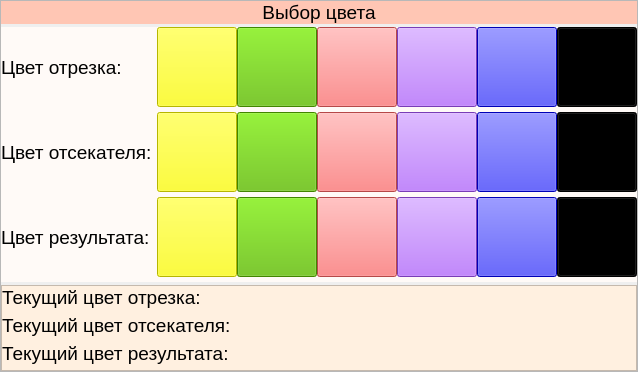
        <widget class="QFrame" name="frame">
         <property name="sizePolicy">
          <sizepolicy hsizetype="Preferred" vsizetype="Expanding">
           <horstretch>0</horstretch>
           <verstretch>0</verstretch>
          </sizepolicy>
         </property>
         <property name="font">
          <font>
           <pointsize>14</pointsize>
          </font>
         </property>
         <property name="frameShape">
          <enum>QFrame::StyledPanel</enum>
         </property>
         <property name="frameShadow">
          <enum>QFrame::Raised</enum>
         </property>
         <layout class="QVBoxLayout" name="verticalLayout_10">
          <property name="spacing">
           <number>3</number>
          </property>
          <property name="leftMargin">
           <number>0</number>
          </property>
          <property name="topMargin">
           <number>0</number>
          </property>
          <property name="rightMargin">
           <number>0</number>
          </property>
          <property name="bottomMargin">
           <number>0</number>
          </property>
          <item>
           <widget class="QLabel" name="label_2">
            <property name="sizePolicy">
             <sizepolicy hsizetype="Preferred" vsizetype="Fixed">
              <horstretch>0</horstretch>
              <verstretch>0</verstretch>
             </sizepolicy>
            </property>
            <property name="font">
             <font>
              <pointsize>14</pointsize>
             </font>
            </property>
            <property name="styleSheet">
             <string notr="true">background-color: rgb(255, 198, 180);</string>
            </property>
            <property name="text">
             <string>Выбор цвета</string>
            </property>
            <property name="alignment">
             <set>Qt::AlignCenter</set>
            </property>
           </widget>
          </item>
          <item>
           <widget class="QFrame" name="color">
            <property name="sizePolicy">
             <sizepolicy hsizetype="Preferred" vsizetype="Fixed">
              <horstretch>0</horstretch>
              <verstretch>0</verstretch>
             </sizepolicy>
            </property>
            <property name="font">
             <font>
              <pointsize>14</pointsize>
             </font>
            </property>
            <property name="styleSheet">
             <string notr="true">background-color: rgb(255, 250, 247);</string>
            </property>
            <layout class="QHBoxLayout" name="horizontalLayout_5">
             <property name="spacing">
              <number>0</number>
             </property>
             <property name="leftMargin">
              <number>0</number>
             </property>
             <property name="topMargin">
              <number>0</number>
             </property>
             <property name="rightMargin">
              <number>0</number>
             </property>
             <property name="bottomMargin">
              <number>5</number>
             </property>
             <item>
              <layout class="QVBoxLayout" name="verticalLayout_8">
               <property name="spacing">
                <number>5</number>
               </property>
               <item>
                <widget class="QLabel" name="label_3">
                 <property name="sizePolicy">
                  <sizepolicy hsizetype="MinimumExpanding" vsizetype="Preferred">
                   <horstretch>0</horstretch>
                   <verstretch>0</verstretch>
                  </sizepolicy>
                 </property>
                 <property name="font">
                  <font>
                   <pointsize>14</pointsize>
                  </font>
                 </property>
                 <property name="text">
                  <string>Цвет отрезка: </string>
                 </property>
                </widget>
               </item>
               <item>
                <widget class="QLabel" name="label_5">
                 <property name="sizePolicy">
                  <sizepolicy hsizetype="MinimumExpanding" vsizetype="Preferred">
                   <horstretch>0</horstretch>
                   <verstretch>0</verstretch>
                  </sizepolicy>
                 </property>
                 <property name="font">
                  <font>
                   <pointsize>14</pointsize>
                  </font>
                 </property>
                 <property name="text">
                  <string>Цвет отсекателя: </string>
                 </property>
                </widget>
               </item>
               <item>
                <widget class="QLabel" name="label_6">
                 <property name="sizePolicy">
                  <sizepolicy hsizetype="MinimumExpanding" vsizetype="Preferred">
                   <horstretch>0</horstretch>
                   <verstretch>0</verstretch>
                  </sizepolicy>
                 </property>
                 <property name="font">
                  <font>
                   <pointsize>14</pointsize>
                  </font>
                 </property>
                 <property name="text">
                  <string>Цвет результата: </string>
                 </property>
                </widget>
               </item>
              </layout>
             </item>
             <item>
              <layout class="QVBoxLayout" name="verticalLayout_9">
               <property name="spacing">
                <number>5</number>
               </property>
               <property name="bottomMargin">
                <number>0</number>
               </property>
               <item>
                <layout class="QHBoxLayout" name="horizontalLayout_10">
                 <property name="spacing">
                  <number>0</number>
                 </property>
                 <property name="topMargin">
                  <number>0</number>
                 </property>
                 <property name="bottomMargin">
                  <number>0</number>
                 </property>
                 <item>
                  <widget class="QToolButton" name="yellow_btn_line">
                   <property name="sizePolicy">
                    <sizepolicy hsizetype="Preferred" vsizetype="Preferred">
                     <horstretch>0</horstretch>
                     <verstretch>0</verstretch>
                    </sizepolicy>
                   </property>
                   <property name="minimumSize">
                    <size>
                     <width>80</width>
                     <height>80</height>
                    </size>
                   </property>
                   <property name="font">
                    <font>
                     <pointsize>14</pointsize>
                    </font>
                   </property>
                   <property name="styleSheet">
                    <string notr="true">background-color: rgb(255, 255, 0);</string>
                   </property>
                   <property name="text">
                    <string/>
                   </property>
                  </widget>
                 </item>
                 <item>
                  <widget class="QToolButton" name="green_btn_line">
                   <property name="sizePolicy">
                    <sizepolicy hsizetype="Preferred" vsizetype="Preferred">
                     <horstretch>0</horstretch>
                     <verstretch>0</verstretch>
                    </sizepolicy>
                   </property>
                   <property name="minimumSize">
                    <size>
                     <width>80</width>
                     <height>80</height>
                    </size>
                   </property>
                   <property name="font">
                    <font>
                     <pointsize>14</pointsize>
                    </font>
                   </property>
                   <property name="styleSheet">
                    <string notr="true">background-color: rgb(93, 186, 0);</string>
                   </property>
                   <property name="text">
                    <string/>
                   </property>
                  </widget>
                 </item>
                 <item>
                  <widget class="QToolButton" name="red_btn_line">
                   <property name="sizePolicy">
                    <sizepolicy hsizetype="Preferred" vsizetype="Preferred">
                     <horstretch>0</horstretch>
                     <verstretch>0</verstretch>
                    </sizepolicy>
                   </property>
                   <property name="minimumSize">
                    <size>
                     <width>80</width>
                     <height>80</height>
                    </size>
                   </property>
                   <property name="font">
                    <font>
                     <pointsize>14</pointsize>
                    </font>
                   </property>
                   <property name="styleSheet">
                    <string notr="true">background-color: rgb(255, 101, 101);</string>
                   </property>
                   <property name="text">
                    <string/>
                   </property>
                  </widget>
                 </item>
                 <item>
                  <widget class="QToolButton" name="purple_btn_line">
                   <property name="sizePolicy">
                    <sizepolicy hsizetype="Preferred" vsizetype="Preferred">
                     <horstretch>0</horstretch>
                     <verstretch>0</verstretch>
                    </sizepolicy>
                   </property>
                   <property name="minimumSize">
                    <size>
                     <width>80</width>
                     <height>80</height>
                    </size>
                   </property>
                   <property name="font">
                    <font>
                     <pointsize>14</pointsize>
                    </font>
                   </property>
                   <property name="styleSheet">
                    <string notr="true">background-color: rgb(170, 85, 255);</string>
                   </property>
                   <property name="text">
                    <string/>
                   </property>
                  </widget>
                 </item>
                 <item>
                  <widget class="QToolButton" name="blue_btn_line">
                   <property name="sizePolicy">
                    <sizepolicy hsizetype="Preferred" vsizetype="Preferred">
                     <horstretch>0</horstretch>
                     <verstretch>0</verstretch>
                    </sizepolicy>
                   </property>
                   <property name="minimumSize">
                    <size>
                     <width>80</width>
                     <height>80</height>
                    </size>
                   </property>
                   <property name="font">
                    <font>
                     <pointsize>14</pointsize>
                    </font>
                   </property>
                   <property name="styleSheet">
                    <string notr="true">background-color: rgb(0, 0, 255);</string>
                   </property>
                   <property name="text">
                    <string/>
                   </property>
                  </widget>
                 </item>
                 <item>
                  <widget class="QToolButton" name="black_btn_line">
                   <property name="sizePolicy">
                    <sizepolicy hsizetype="Preferred" vsizetype="Preferred">
                     <horstretch>0</horstretch>
                     <verstretch>0</verstretch>
                    </sizepolicy>
                   </property>
                   <property name="minimumSize">
                    <size>
                     <width>80</width>
                     <height>80</height>
                    </size>
                   </property>
                   <property name="font">
                    <font>
                     <pointsize>14</pointsize>
                    </font>
                   </property>
                   <property name="styleSheet">
                    <string notr="true">background-color: rgb(0, 0, 0);</string>
                   </property>
                   <property name="text">
                    <string/>
                   </property>
                  </widget>
                 </item>
                </layout>
               </item>
               <item>
                <layout class="QHBoxLayout" name="horizontalLayout_11">
                 <property name="spacing">
                  <number>0</number>
                 </property>
                 <property name="topMargin">
                  <number>0</number>
                 </property>
                 <property name="bottomMargin">
                  <number>0</number>
                 </property>
                 <item>
                  <widget class="QToolButton" name="yellow_btn_clipper">
                   <property name="sizePolicy">
                    <sizepolicy hsizetype="Preferred" vsizetype="Preferred">
                     <horstretch>0</horstretch>
                     <verstretch>0</verstretch>
                    </sizepolicy>
                   </property>
                   <property name="minimumSize">
                    <size>
                     <width>80</width>
                     <height>80</height>
                    </size>
                   </property>
                   <property name="font">
                    <font>
                     <pointsize>14</pointsize>
                    </font>
                   </property>
                   <property name="styleSheet">
                    <string notr="true">background-color: rgb(255, 255, 0);</string>
                   </property>
                   <property name="text">
                    <string/>
                   </property>
                  </widget>
                 </item>
                 <item>
                  <widget class="QToolButton" name="green_btn_clipper">
                   <property name="sizePolicy">
                    <sizepolicy hsizetype="Preferred" vsizetype="Preferred">
                     <horstretch>0</horstretch>
                     <verstretch>0</verstretch>
                    </sizepolicy>
                   </property>
                   <property name="minimumSize">
                    <size>
                     <width>80</width>
                     <height>80</height>
                    </size>
                   </property>
                   <property name="font">
                    <font>
                     <pointsize>14</pointsize>
                    </font>
                   </property>
                   <property name="styleSheet">
                    <string notr="true">background-color: rgb(93, 186, 0);</string>
                   </property>
                   <property name="text">
                    <string/>
                   </property>
                  </widget>
                 </item>
                 <item>
                  <widget class="QToolButton" name="red_btn_clipper">
                   <property name="sizePolicy">
                    <sizepolicy hsizetype="Preferred" vsizetype="Preferred">
                     <horstretch>0</horstretch>
                     <verstretch>0</verstretch>
                    </sizepolicy>
                   </property>
                   <property name="minimumSize">
                    <size>
                     <width>80</width>
                     <height>80</height>
                    </size>
                   </property>
                   <property name="font">
                    <font>
                     <pointsize>14</pointsize>
                    </font>
                   </property>
                   <property name="styleSheet">
                    <string notr="true">background-color: rgb(255, 101, 101);</string>
                   </property>
                   <property name="text">
                    <string/>
                   </property>
                  </widget>
                 </item>
                 <item>
                  <widget class="QToolButton" name="purple_btn_clipper">
                   <property name="sizePolicy">
                    <sizepolicy hsizetype="Preferred" vsizetype="Preferred">
                     <horstretch>0</horstretch>
                     <verstretch>0</verstretch>
                    </sizepolicy>
                   </property>
                   <property name="minimumSize">
                    <size>
                     <width>80</width>
                     <height>80</height>
                    </size>
                   </property>
                   <property name="font">
                    <font>
                     <pointsize>14</pointsize>
                    </font>
                   </property>
                   <property name="styleSheet">
                    <string notr="true">background-color: rgb(170, 85, 255);</string>
                   </property>
                   <property name="text">
                    <string/>
                   </property>
                  </widget>
                 </item>
                 <item>
                  <widget class="QToolButton" name="blue_btn_clipper">
                   <property name="sizePolicy">
                    <sizepolicy hsizetype="Preferred" vsizetype="Preferred">
                     <horstretch>0</horstretch>
                     <verstretch>0</verstretch>
                    </sizepolicy>
                   </property>
                   <property name="minimumSize">
                    <size>
                     <width>80</width>
                     <height>80</height>
                    </size>
                   </property>
                   <property name="font">
                    <font>
                     <pointsize>14</pointsize>
                    </font>
                   </property>
                   <property name="styleSheet">
                    <string notr="true">background-color: rgb(0, 0, 255);</string>
                   </property>
                   <property name="text">
                    <string/>
                   </property>
                  </widget>
                 </item>
                 <item>
                  <widget class="QToolButton" name="black_btn_clipper">
                   <property name="sizePolicy">
                    <sizepolicy hsizetype="Preferred" vsizetype="Preferred">
                     <horstretch>0</horstretch>
                     <verstretch>0</verstretch>
                    </sizepolicy>
                   </property>
                   <property name="minimumSize">
                    <size>
                     <width>80</width>
                     <height>80</height>
                    </size>
                   </property>
                   <property name="font">
                    <font>
                     <pointsize>14</pointsize>
                    </font>
                   </property>
                   <property name="styleSheet">
                    <string notr="true">background-color: rgb(0, 0, 0);</string>
                   </property>
                   <property name="text">
                    <string/>
                   </property>
                  </widget>
                 </item>
                </layout>
               </item>
               <item>
                <layout class="QHBoxLayout" name="horizontalLayout_12">
                 <property name="spacing">
                  <number>0</number>
                 </property>
                 <property name="topMargin">
                  <number>0</number>
                 </property>
                 <property name="bottomMargin">
                  <number>0</number>
                 </property>
                 <item>
                  <widget class="QToolButton" name="yellow_btn_res">
                   <property name="sizePolicy">
                    <sizepolicy hsizetype="Preferred" vsizetype="Preferred">
                     <horstretch>0</horstretch>
                     <verstretch>0</verstretch>
                    </sizepolicy>
                   </property>
                   <property name="minimumSize">
                    <size>
                     <width>80</width>
                     <height>80</height>
                    </size>
                   </property>
                   <property name="font">
                    <font>
                     <pointsize>14</pointsize>
                    </font>
                   </property>
                   <property name="styleSheet">
                    <string notr="true">background-color: rgb(255, 255, 0);</string>
                   </property>
                   <property name="text">
                    <string/>
                   </property>
                  </widget>
                 </item>
                 <item>
                  <widget class="QToolButton" name="green_btn_res">
                   <property name="sizePolicy">
                    <sizepolicy hsizetype="Preferred" vsizetype="Preferred">
                     <horstretch>0</horstretch>
                     <verstretch>0</verstretch>
                    </sizepolicy>
                   </property>
                   <property name="minimumSize">
                    <size>
                     <width>80</width>
                     <height>80</height>
                    </size>
                   </property>
                   <property name="font">
                    <font>
                     <pointsize>14</pointsize>
                    </font>
                   </property>
                   <property name="styleSheet">
                    <string notr="true">background-color: rgb(93, 186, 0);</string>
                   </property>
                   <property name="text">
                    <string/>
                   </property>
                  </widget>
                 </item>
                 <item>
                  <widget class="QToolButton" name="red_btn_res">
                   <property name="sizePolicy">
                    <sizepolicy hsizetype="Preferred" vsizetype="Preferred">
                     <horstretch>0</horstretch>
                     <verstretch>0</verstretch>
                    </sizepolicy>
                   </property>
                   <property name="minimumSize">
                    <size>
                     <width>80</width>
                     <height>80</height>
                    </size>
                   </property>
                   <property name="font">
                    <font>
                     <pointsize>14</pointsize>
                    </font>
                   </property>
                   <property name="styleSheet">
                    <string notr="true">background-color: rgb(255, 101, 101);</string>
                   </property>
                   <property name="text">
                    <string/>
                   </property>
                  </widget>
                 </item>
                 <item>
                  <widget class="QToolButton" name="purple_btn_res">
                   <property name="sizePolicy">
                    <sizepolicy hsizetype="Preferred" vsizetype="Preferred">
                     <horstretch>0</horstretch>
                     <verstretch>0</verstretch>
                    </sizepolicy>
                   </property>
                   <property name="minimumSize">
                    <size>
                     <width>80</width>
                     <height>80</height>
                    </size>
                   </property>
                   <property name="font">
                    <font>
                     <pointsize>14</pointsize>
                    </font>
                   </property>
                   <property name="styleSheet">
                    <string notr="true">background-color: rgb(170, 85, 255);</string>
                   </property>
                   <property name="text">
                    <string/>
                   </property>
                  </widget>
                 </item>
                 <item>
                  <widget class="QToolButton" name="blue_btn_res">
                   <property name="sizePolicy">
                    <sizepolicy hsizetype="Preferred" vsizetype="Preferred">
                     <horstretch>0</horstretch>
                     <verstretch>0</verstretch>
                    </sizepolicy>
                   </property>
                   <property name="minimumSize">
                    <size>
                     <width>80</width>
                     <height>80</height>
                    </size>
                   </property>
                   <property name="font">
                    <font>
                     <pointsize>14</pointsize>
                    </font>
                   </property>
                   <property name="styleSheet">
                    <string notr="true">background-color: rgb(0, 0, 255);</string>
                   </property>
                   <property name="text">
                    <string/>
                   </property>
                  </widget>
                 </item>
                 <item>
                  <widget class="QToolButton" name="black_btn_res">
                   <property name="sizePolicy">
                    <sizepolicy hsizetype="Preferred" vsizetype="Preferred">
                     <horstretch>0</horstretch>
                     <verstretch>0</verstretch>
                    </sizepolicy>
                   </property>
                   <property name="minimumSize">
                    <size>
                     <width>80</width>
                     <height>80</height>
                    </size>
                   </property>
                   <property name="font">
                    <font>
                     <pointsize>14</pointsize>
                    </font>
                   </property>
                   <property name="styleSheet">
                    <string notr="true">background-color: rgb(0, 0, 0);</string>
                   </property>
                   <property name="text">
                    <string/>
                   </property>
                  </widget>
                 </item>
                </layout>
               </item>
              </layout>
             </item>
            </layout>
           </widget>
          </item>
          <item>
           <widget class="QFrame" name="frame_6">
            <property name="sizePolicy">
             <sizepolicy hsizetype="Preferred" vsizetype="Preferred">
              <horstretch>0</horstretch>
              <verstretch>0</verstretch>
             </sizepolicy>
            </property>
            <property name="font">
             <font>
              <pointsize>14</pointsize>
             </font>
            </property>
            <property name="styleSheet">
             <string notr="true">background-color: rgb(255, 240, 224);</string>
            </property>
            <property name="frameShape">
             <enum>QFrame::StyledPanel</enum>
            </property>
            <property name="frameShadow">
             <enum>QFrame::Raised</enum>
            </property>
            <layout class="QHBoxLayout" name="horizontalLayout_4">
             <property name="spacing">
              <number>0</number>
             </property>
             <property name="leftMargin">
              <number>0</number>
             </property>
             <property name="topMargin">
              <number>0</number>
             </property>
             <property name="rightMargin">
              <number>0</number>
             </property>
             <property name="bottomMargin">
              <number>5</number>
             </property>
             <item>
              <layout class="QVBoxLayout" name="verticalLayout">
               <property name="spacing">
                <number>5</number>
               </property>
               <item>
                <widget class="QLabel" name="label_17">
                 <property name="sizePolicy">
                  <sizepolicy hsizetype="Preferred" vsizetype="Preferred">
                   <horstretch>0</horstretch>
                   <verstretch>0</verstretch>
                  </sizepolicy>
                 </property>
                 <property name="font">
                  <font>
                   <pointsize>14</pointsize>
                  </font>
                 </property>
                 <property name="text">
                  <string>Текущий цвет отрезка: </string>
                 </property>
                </widget>
               </item>
               <item>
                <widget class="QLabel" name="label_18">
                 <property name="sizePolicy">
                  <sizepolicy hsizetype="Preferred" vsizetype="Preferred">
                   <horstretch>0</horstretch>
                   <verstretch>0</verstretch>
                  </sizepolicy>
                 </property>
                 <property name="font">
                  <font>
                   <pointsize>14</pointsize>
                  </font>
                 </property>
                 <property name="text">
                  <string>Текущий цвет отсекателя:  </string>
                 </property>
                </widget>
               </item>
               <item>
                <widget class="QLabel" name="label_19">
                 <property name="sizePolicy">
                  <sizepolicy hsizetype="Preferred" vsizetype="Preferred">
                   <horstretch>0</horstretch>
                   <verstretch>0</verstretch>
                  </sizepolicy>
                 </property>
                 <property name="font">
                  <font>
                   <pointsize>14</pointsize>
                  </font>
                 </property>
                 <property name="text">
                  <string>Текущий цвет результата:  </string>
                 </property>
                </widget>
               </item>
              </layout>
             </item>
             <item>
              <layout class="QVBoxLayout" name="verticalLayout_2">
               <property name="spacing">
                <number>5</number>
               </property>
               <item>
                <widget class="QLabel" name="color_line_show">
                 <property name="sizePolicy">
                  <sizepolicy hsizetype="Fixed" vsizetype="Preferred">
                   <horstretch>0</horstretch>
                   <verstretch>0</verstretch>
                  </sizepolicy>
                 </property>
                 <property name="minimumSize">
                  <size>
                   <width>75</width>
                   <height>0</height>
                  </size>
                 </property>
                 <property name="font">
                  <font>
                   <pointsize>14</pointsize>
                  </font>
                 </property>
                 <property name="styleSheet">
                  <string notr="true">border-color: rgb(0, 0, 0);</string>
                 </property>
                 <property name="text">
                  <string/>
                 </property>
                </widget>
               </item>
               <item>
                <widget class="QLabel" name="color_clipper_show">
                 <property name="sizePolicy">
                  <sizepolicy hsizetype="Fixed" vsizetype="Preferred">
                   <horstretch>0</horstretch>
                   <verstretch>0</verstretch>
                  </sizepolicy>
                 </property>
                 <property name="minimumSize">
                  <size>
                   <width>75</width>
                   <height>0</height>
                  </size>
                 </property>
                 <property name="font">
                  <font>
                   <pointsize>14</pointsize>
                  </font>
                 </property>
                 <property name="styleSheet">
                  <string notr="true">border-color: rgb(0, 0, 0);</string>
                 </property>
                 <property name="text">
                  <string/>
                 </property>
                </widget>
               </item>
               <item>
                <widget class="QLabel" name="color_res_show">
                 <property name="sizePolicy">
                  <sizepolicy hsizetype="Fixed" vsizetype="Preferred">
                   <horstretch>0</horstretch>
                   <verstretch>0</verstretch>
                  </sizepolicy>
                 </property>
                 <property name="minimumSize">
                  <size>
                   <width>75</width>
                   <height>0</height>
                  </size>
                 </property>
                 <property name="font">
                  <font>
                   <pointsize>14</pointsize>
                  </font>
                 </property>
                 <property name="styleSheet">
                  <string notr="true">border-color: rgb(0, 0, 0);</string>
                 </property>
                 <property name="text">
                  <string/>
                 </property>
                </widget>
               </item>
              </layout>
             </item>
             <item>
              <spacer name="horizontalSpacer_2">
               <property name="sizePolicy">
                <sizepolicy hsizetype="Minimum" vsizetype="Minimum">
                 <horstretch>0</horstretch>
                 <verstretch>0</verstretch>
                </sizepolicy>
               </property>
               <property name="orientation">
                <enum>Qt::Horizontal</enum>
               </property>
               <property name="sizeHint" stdset="0">
                <size>
                 <width>40</width>
                 <height>20</height>
                </size>
               </property>
              </spacer>
             </item>
            </layout>
           </widget>
          </item>
         </layout>
        </widget>
